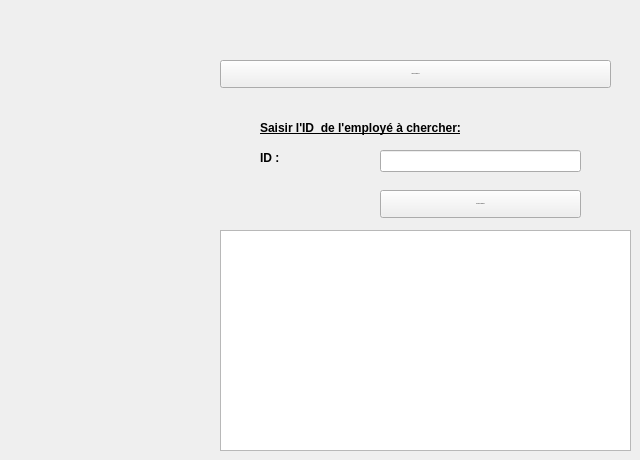
    <widget class="QWidget" name="tab_12">
     <attribute name="title">
      <string>Chercher et trier les employe</string>
     </attribute>
     <widget class="QLabel" name="label_21">
      <property name="geometry">
       <rect>
        <x>260</x>
        <y>150</y>
        <width>101</width>
        <height>16</height>
       </rect>
      </property>
      <property name="font">
       <font>
        <pointsize>9</pointsize>
        <weight>75</weight>
        <bold>true</bold>
        <underline>false</underline>
       </font>
      </property>
      <property name="text">
       <string>ID :</string>
      </property>
     </widget>
     <widget class="QLabel" name="label_22">
      <property name="geometry">
       <rect>
        <x>260</x>
        <y>120</y>
        <width>321</width>
        <height>16</height>
       </rect>
      </property>
      <property name="font">
       <font>
        <pointsize>9</pointsize>
        <weight>75</weight>
        <bold>true</bold>
        <underline>true</underline>
       </font>
      </property>
      <property name="text">
       <string>Saisir l'ID  de l'employé à chercher:</string>
      </property>
     </widget>
     <widget class="QPushButton" name="trier_employe">
      <property name="geometry">
       <rect>
        <x>220</x>
        <y>60</y>
        <width>391</width>
        <height>28</height>
       </rect>
      </property>
      <property name="font">
       <font>
        <pointsize>-1</pointsize>
       </font>
      </property>
      <property name="text">
       <string>Trier les employés</string>
      </property>
     </widget>
     <widget class="QTableView" name="afficher_trie">
      <property name="geometry">
       <rect>
        <x>220</x>
        <y>230</y>
        <width>411</width>
        <height>221</height>
       </rect>
      </property>
     </widget>
     <widget class="QLineEdit" name="chercher_e">
      <property name="geometry">
       <rect>
        <x>380</x>
        <y>150</y>
        <width>201</width>
        <height>22</height>
       </rect>
      </property>
     </widget>
     <widget class="QPushButton" name="chercher_employe">
      <property name="geometry">
       <rect>
        <x>380</x>
        <y>190</y>
        <width>201</width>
        <height>28</height>
       </rect>
      </property>
      <property name="font">
       <font>
        <pointsize>-1</pointsize>
       </font>
      </property>
      <property name="text">
       <string>Chercher l'employé</string>
      </property>
     </widget>
    </widget>
